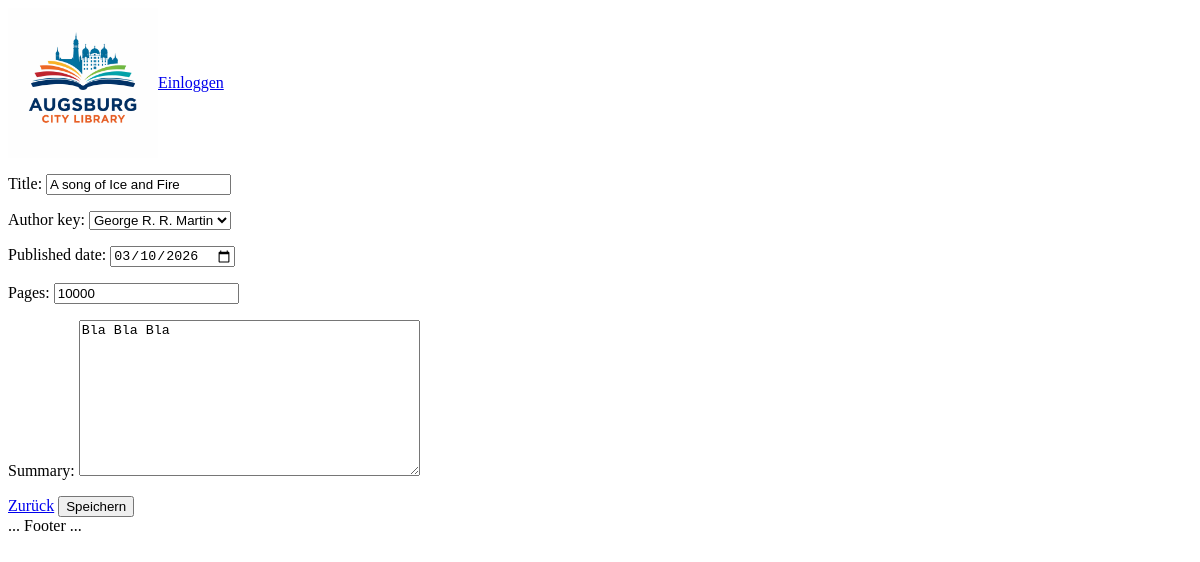
The page /books/update/5/ on the database its author committed.
### books/models.py (models this page shows, shortened)
class Book(models.Model):
    title = models.CharField(max_length=200)
    author_key = models.ForeignKey(Author, blank=True, null=True, on_delete=models.SET_NULL)
    published_date = models.DateField()
    pages = models.IntegerField()
    summary = models.TextField()
    genre = models.ManyToManyField(Genre, blank=True)
    isbn = models.IntegerField()
    cover = models.ImageField(upload_to='covers/', null=True, blank=True)

### books/views.py (the view, shortened to what this page needs)
# urls.py: path('books/update/<int:pk>/', views.UpdateBookView.as_view(), name='book-update'),
class UpdateBookView(UpdateView):
    model = models.Book
    form_class = BookForm

### books/forms.py
class BookForm(forms.ModelForm):
    class Meta:
        model = Book
        fields = ['title', 'author_key', 'published_date', 'pages', 'summary']
        widgets = {
            'published_date': DatePickerInput(format='%Y-%m-%d'),
        }

### books/models.py (called while the page is built)
    def __str__(self):
        return self.firstname + " " + self.lastname

### books/templates/books/book_form.html (shortened to what this page needs)
{% extends 'base.html' %}
{% block content %}
    <form method="POST">
        {{ form.as_p }}
        <a href="{% url 'book-list' %}">Zurück</a>
        <button type="submit">Speichern</button>
    </form>
{% endblock %}

### rows shown on the page
Book: title "A song of Ice and Fire", author_key "George R. R. Martin", published_date "03/10/2026", pages "10000", summary "Bla Bla Bla"
